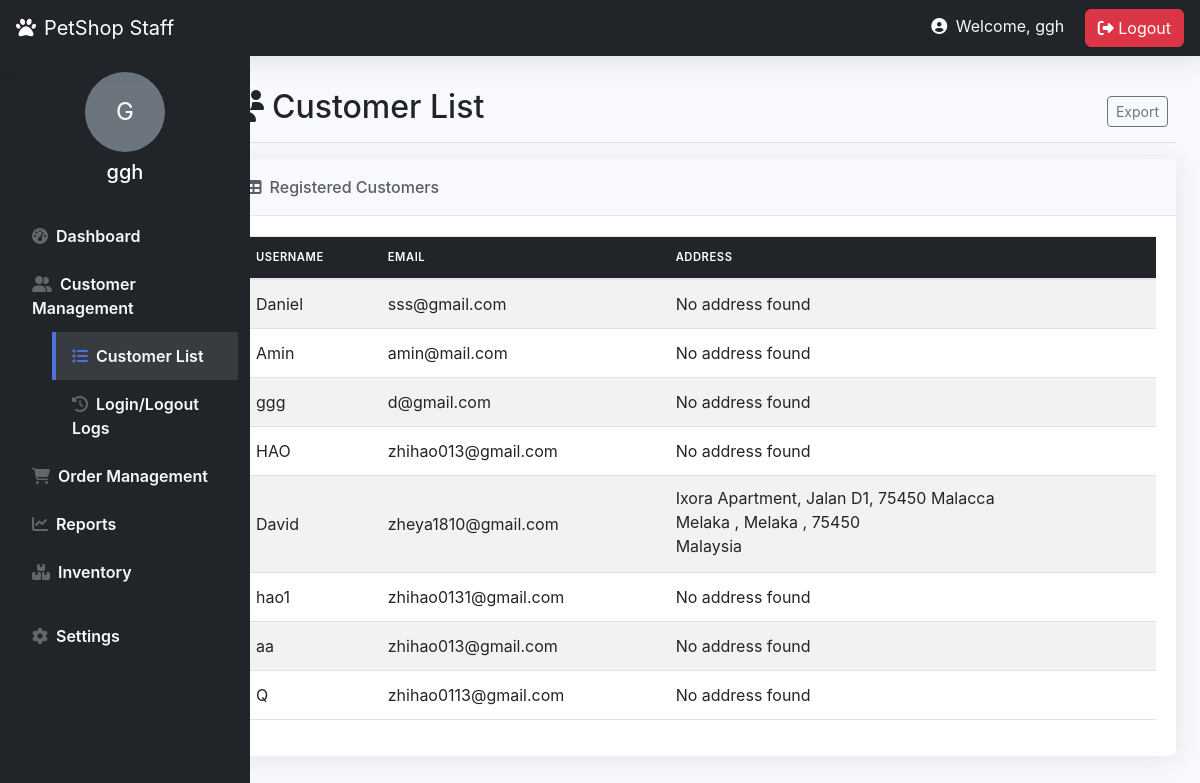
Screenshot of /staff_customer_list.php (signed in) with the database file from the repository.
### tables this page shows
CREATE TABLE `staff` (
  `Staff_ID` int(11) NOT NULL,
  `Staff_name` varchar(50) NOT NULL,
  `Staff_Username` varchar(50) NOT NULL,
  `Staff_Password` varchar(50) NOT NULL,
  `created_at` timestamp NOT NULL DEFAULT current_timestamp(),
  `position` varchar(255) NOT NULL,
  `Staff_Email` varchar(100) NOT NULL,
  `status` varchar(20) NOT NULL DEFAULT 'Active',
  `reset_token` varchar(64) DEFAULT NULL,
  `reset_token_expires` datetime DEFAULT NULL,
  `password_reset_token` varchar(255) DEFAULT NULL,
  `token_expiry` datetime DEFAULT NULL,
  `login_attempts` int(11) DEFAULT 0,
  `last_failed_login` datetime DEFAULT NULL
);

CREATE TABLE `customer` (
  `Customer_ID` int(11) NOT NULL,
  `Customer_name` varchar(50) NOT NULL,
  `Customer_email` varchar(50) NOT NULL,
  `Customer_password` varchar(50) NOT NULL,
  `profile_image` varchar(255) DEFAULT NULL,
  `reset_token` varchar(64) DEFAULT NULL,
  `reset_token_expires` datetime DEFAULT NULL
);

CREATE TABLE `customer_address` (
  `Address_ID` int(11) NOT NULL,
  `Customer_ID` int(11) NOT NULL,
  `Address_Label` varchar(50) NOT NULL,
  `Full_Name` varchar(100) NOT NULL,
  `Phone_Number` varchar(20) NOT NULL,
  `Address_Line1` varchar(100) NOT NULL,
  `Address_Line2` varchar(100) DEFAULT NULL,
  `City` varchar(50) NOT NULL,
  `State` varchar(50) DEFAULT NULL,
  `Postal_Code` varchar(20) NOT NULL,
  `Country` varchar(50) NOT NULL,
  `Is_Default` tinyint(1) NOT NULL DEFAULT 0
);

### staff_customer_list.php (the view, shortened to what this page needs)
<?php
$host = "localhost";
$username = "root";
$password = "";
$database = "petshop";
$conn = new mysqli($host, $username, $password, $database);
$staff_id = $_SESSION['staff_id'];
$staff_query = "SELECT Staff_username, position FROM staff WHERE Staff_ID = ?";
$stmt = $conn->prepare($staff_query);
$stmt->bind_param("i", $staff_id);
$stmt->execute();
$staff_result = $stmt->get_result();
$staff = $staff_result->fetch_assoc();
$sql = "SELECT c.Customer_id, c.Customer_name, c.Customer_email,
               a.Address_line1, a.Address_line2, a.City, a.State, a.Postal_Code, a.Country
        FROM customer c
        LEFT JOIN customer_address a ON c.Customer_id = a.Customer_id AND a.Is_Default = 1";
$result = $conn->query($sql);
$customers = [];
if ($result->num_rows > 0) {
    while($row = $result->fetch_assoc()) {
        $customers[] = $row;
    }
}
?>
<!DOCTYPE html>
<html lang="en">
<head>
    <link href="https://cdn.jsdelivr.net/npm/bootstrap@5.3.0/dist/css/bootstrap.min.css" rel="stylesheet">
    <link rel="stylesheet" href="https://cdnjs.cloudflare.com/ajax/libs/font-awesome/6.4.0/css/all.min.css">
    <link rel="stylesheet" href="admin_home.css">
</head>
<body>
<nav class="navbar navbar-dark bg-dark px-3">
    <div class="d-flex align-items-center">
        <a class="navbar-brand" href="#">
            <i class="fas fa-paw me-2"></i>PetShop Staff
        </a>
    </div>
    <div>
    <span class="text-light me-3">
    <i class="fas fa-user-circle me-1"></i>
    Welcome, <?php echo htmlspecialchars($staff['Staff_username'] ?? $_SESSION['staff_name']); ?>
</span>
        <a href="logout.php" class="btn btn-danger"><i class="fas fa-sign-out-alt"></i> Logout</a>
    </div>
</nav>
<div class="container-fluid">
    <div class="row">
        <nav id="sidebar" class="col-lg-2 d-lg-block bg-dark sidebar">
            <div class="position-sticky pt-3">
                <div class="d-flex flex-column align-items-center mb-4">
                    <?php
                    $avatar_path = isset($_SESSION['avatar_path']) ? $_SESSION['avatar_path'] : "staff_avatars/" . $_SESSION['staff_id'] . ".jpg";
                    if (file_exists($avatar_path)): ?>
                        <img src="<?php echo $avatar_path; ?>" class="rounded-circle mb-2" alt="Staff Avatar" style="width: 80px; height: 80px; object-fit: cover;">
                    <?php else: ?>
                        <div class="rounded-circle mb-2 bg-secondary d-flex align-items-center justify-content-center" style="width: 80px; height: 80px;">
                            <span class="text-white" style="font-size: 24px;">
                            <?php
$username = $staff['Staff_username'] ?? $_SESSION['staff_name'];
echo strtoupper(substr($username, 0, 1));
?>
                            </span>
                        </div>
                    <?php endif; ?>
                    <h5 class="text-white mb-1"><?php echo htmlspecialchars($staff['Staff_username'] ?? $_SESSION['staff_name']); ?></h5>
                </div>
        <ul class="nav flex-column">
            <li class="nav-item">
                <a class="nav-link text-light" href="staff_homepage.php">
                    <i class="fas fa-tachometer-alt me-2"></i>Dashboard
                </a>
            </li>
            <li class="nav-item">
                <a class="nav-link text-light" data-bs-toggle="collapse" href="#customerMenu">
                    <i class="fas fa-user-friends me-2"></i>Customer Management
                </a>
                <div class="collapse show" id="customerMenu">
                    <ul class="nav flex-column ps-4">
                        <li class="nav-item">
                            <a class="nav-link text-light active" href="staff_customer_list.php">
                                <i class="fas fa-list me-2"></i>Customer List
                            </a>
                        </li>
                        <li class="nav-item">
                                    <a class="nav-link text-light" href="staff_customer_logs.php">
                                        <i class="fas fa-history me-2"></i>Login/Logout Logs
                                    </a>
                        </li>
                    </ul>
                </div>
            </li>
            <li class="nav-item">
                <a class="nav-link text-light" data-bs-toggle="collapse" href="#orderMenu">
                    <i class="fas fa-shopping-cart me-2"></i>Order Management
                </a>
            </li>
            <li class="nav-item">
                        <a class="nav-link text-light" href="staff_reports.php">
                            <i class="fas fa-chart-line me-2"></i>Reports
                        </a>
                    </li>
            <li class="nav-item">
                <a class="nav-link text-light" href="staff_inventory.php">
                    <i class="fas fa-boxes me-2"></i>Inventory
                </a>
            </li>
            <li class="nav-item mt-3">
                <a class="nav-link text-light" href="settings.php">
                    <i class="fas fa-cog me-2"></i>Settings
                </a>
            </li>
        </ul>
    </div>
</nav>
        <main class="col-md-10 ms-sm-auto px-md-4">
            <div class="d-flex justify-content-between flex-wrap flex-md-nowrap align-items-center pt-3 pb-2 mb-3 border-bottom">
                <h1 class="h2"><i class="fas fa-users me-2"></i>Customer List</h1>
                <div class="btn-toolbar mb-2 mb-md-0">
                    <div class="btn-group me-2">
                        <button type="button" class="btn btn-sm btn-outline-secondary">Export</button>
                    </div>
                </div>
            </div>
            <div class="card mb-4">
                <div class="card-header">
                    <i class="fas fa-table me-2"></i>Registered Customers
                </div>
                <div class="card-body">
                    <div class="table-responsive">
                        <table class="table table-striped table-hover">
                            <thead class="table-dark">
                                <tr>
                                    <th>Username</th>
                                    <th>Email</th>
                                    <th>Address</th>
                                </tr>
                            </thead>
                            <tbody>
                                <?php if (!empty($customers)): ?>
                                    <?php foreach ($customers as $customer): ?>
                                    <tr>
                                        <td><?php echo htmlspecialchars($customer['Customer_name'] ?? ''); ?></td>
                                        <td><?php echo htmlspecialchars($customer['Customer_email'] ?? ''); ?></td>
                                        <td>
                                            <?php if (!empty($customer['Address_line1'])): ?>
                                                <div class="address-line"><?php echo htmlspecialchars($customer['Address_line1']); ?></div>
                                                <div class="address-line">
                                                    <?php echo htmlspecialchars($customer['City'] ?? ''); ?>
                                                    <?php if (!empty($customer['State'])): ?>, <?php echo htmlspecialchars($customer['State']); ?><?php endif; ?>
                                                    <?php if (!empty($customer['Postal_Code'])): ?>, <?php echo htmlspecialchars($customer['Postal_Code']); ?><?php endif; ?>
                                                </div>
                                                <div class="address-line"><?php echo htmlspecialchars($customer['Country'] ?? ''); ?></div>
                                            <?php else: ?>
                                                No address found
                                            <?php endif; ?>
                                        </td>
                                    </tr>
                                    <?php endforeach; ?>
                                <?php else: ?>
                                    <tr>
                                        <td colspan="3" class="text-center">No registered customers found</td>
                                    </tr>
                                <?php endif; ?>
                            </tbody>
                        </table>
                    </div>
                </div>
            </div>
        </main>
    </div>
</div>
</body>
</html>

### admin_home.css (style rules this page uses)
:root { --sidebar-width: 250px; --topbar-height: 56px; --primary-color: #4e73df; --success-color: #1cc88a; --info-color: #36b9cc; --warning-color: #f6c23e; --danger-color: #e74a3b; --dark-color: #5a5c69; }
body { font-family: 'Nunito', -apple-system, BlinkMacSystemFont, 'Segoe UI', Roboto, 'Helvetica Neue', Arial, sans-serif; background-color: #f8f9fc; padding-top: var(--topbar-height); }
.navbar { height: var(--topbar-height); box-shadow: 0 0.15rem 1.75rem 0 rgba(58, 59, 69, 0.15); position: fixed; top: 0; right: 0; left: 0; z-index: 1030; }
.sidebar { width: var(--sidebar-width); height: calc(100vh - var(--topbar-height)); position: fixed; top: var(--topbar-height); left: 0; background-color: #393440; transition: all 0.3s; z-index: 1020; overflow-y: auto; }
.sidebar .nav-link { color: rgba(255, 255, 255, 0.8); padding: 0.75rem 1rem; font-weight: 600; border-left: 0.25rem solid transparent; transition: all 0.3s; }
.sidebar .nav-link i { margin-right: 0.5rem; color: rgba(255, 255, 255, 0.3); }
.sidebar .nav-link.active { color: #fff; background-color: rgba(255, 255, 255, 0.1); border-left-color: var(--primary-color); }
.sidebar .nav-link.active i { color: var(--primary-color); }
.sidebar .collapse { margin-left: 1rem; }
main { margin-left: var(--sidebar-width); padding: 1.5rem; margin-top: var(--topbar-height); transition: all 0.3s; overflow: visible; }
.card { border: none; border-radius: 0.35rem; box-shadow: 0 0.15rem 1.75rem 0 rgba(58, 59, 69, 0.1); margin-bottom: 1.5rem; }
.card-header { background-color: #f8f9fc; border-bottom: 1px solid #e3e6f0; padding: 1rem 1.35rem; font-weight: 600; color: var(--dark-color); }
.card-header i { margin-right: 0.5rem; }
.card-body { position: relative; overflow: visible; padding: 1.25rem; }
.table { color: #858796; }
.table thead th { border-bottom: 2px solid #e3e6f0; font-weight: 600; text-transform: uppercase; font-size: 0.7rem; letter-spacing: 0.05em; }
.table td, .table th { padding: 0.75rem; vertical-align: middle; border-top: 1px solid #e3e6f0; }

### staff_customer_list.php (style rules this page uses)
#sidebar { min-height: 100vh; }
main { padding-top: 1rem; }
.table-responsive { overflow-x: auto; }
.table th { white-space: nowrap; }
.address-line { margin-bottom: 3px; line-height: 1.3; }
.card-header { font-weight: 500; }

### rows the page displays
staff: Staff_Username "ggh", Staff_Username "G"
customer: Customer_name "Daniel", Customer_email "sss@gmail.com", shows "No address found"
customer: Customer_name "Amin", Customer_email "amin@mail.com", shows "No address found"
customer: Customer_name "ggg", Customer_email "d@gmail.com", shows "No address found"
customer: Customer_name "HAO", Customer_email "zhihao013@gmail.com", shows "No address found"
customer_address: Customer_ID.Customer_name "David", Customer_ID.Customer_email "zheya1810@gmail.com", Address_Line1 "Ixora Apartment, Jalan D1, 75450 Malacca", City "Melaka", State "Melaka", Postal_Code "75450", Country "Malaysia"
customer: Customer_name "hao1", Customer_email "zhihao0131@gmail.com", shows "No address found"
customer: Customer_name "aa", Customer_email "zhihao013@gmail.com", shows "No address found"
customer: Customer_name "Q", Customer_email "zhihao0113@gmail.com", shows "No address found"
